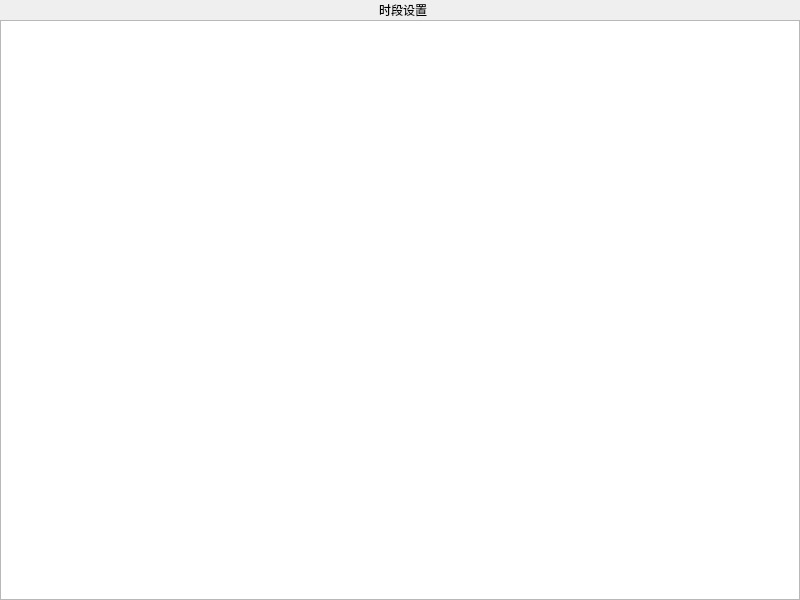
<?xml version="1.0" encoding="UTF-8"?>
<ui version="4.0">
 <class>ui_access_time_setting</class>
 <widget class="QMainWindow" name="ui_access_time_setting">
  <property name="geometry">
   <rect>
    <x>0</x>
    <y>0</y>
    <width>800</width>
    <height>600</height>
   </rect>
  </property>
  <property name="windowTitle">
   <string>MainWindow</string>
  </property>
  <widget class="QWidget" name="access_time_centralwidget">
   <layout class="QVBoxLayout" name="verticalLayout">
    <property name="spacing">
     <number>0</number>
    </property>
    <property name="leftMargin">
     <number>0</number>
    </property>
    <property name="topMargin">
     <number>0</number>
    </property>
    <property name="rightMargin">
     <number>0</number>
    </property>
    <property name="bottomMargin">
     <number>0</number>
    </property>
    <item>
     <widget class="QWidget" name="access_time_title_widget" native="true">
      <property name="styleSheet">
       <string notr="true"/>
      </property>
      <layout class="QHBoxLayout" name="horizontalLayout" stretch="1,1,2,2">
       <property name="spacing">
        <number>6</number>
       </property>
       <property name="leftMargin">
        <number>0</number>
       </property>
       <property name="topMargin">
        <number>0</number>
       </property>
       <property name="rightMargin">
        <number>0</number>
       </property>
       <property name="bottomMargin">
        <number>0</number>
       </property>
       <item alignment="Qt::AlignLeft|Qt::AlignVCenter">
        <widget class="clicked_Label" name="access_time_back_btn" native="true">
         <property name="text" stdset="0">
          <string/>
         </property>
        </widget>
       </item>
       <item>
        <spacer name="horizontalSpacer">
         <property name="orientation">
          <enum>Qt::Horizontal</enum>
         </property>
         <property name="sizeHint" stdset="0">
          <size>
           <width>37</width>
           <height>20</height>
          </size>
         </property>
        </spacer>
       </item>
       <item>
        <widget class="QLabel" name="access_time_title_label">
         <property name="styleSheet">
          <string notr="true"/>
         </property>
         <property name="text">
          <string>时段设置</string>
         </property>
         <property name="alignment">
          <set>Qt::AlignCenter</set>
         </property>
        </widget>
       </item>
       <item>
        <spacer name="horizontalSpacer_2">
         <property name="orientation">
          <enum>Qt::Horizontal</enum>
         </property>
         <property name="sizeHint" stdset="0">
          <size>
           <width>78</width>
           <height>20</height>
          </size>
         </property>
        </spacer>
       </item>
      </layout>
     </widget>
    </item>
    <item>
     <widget class="QListView" name="access_time_listView"/>
    </item>
   </layout>
  </widget>
 </widget>
 <customwidgets>
  <customwidget>
   <class>clicked_Label</class>
   <extends>QWidget</extends>
   <header location="global">clicked_label.hpp</header>
  </customwidget>
 </customwidgets>
 <resources/>
 <connections/>
</ui>
